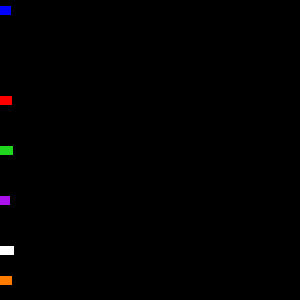
Frame 1 (no input)
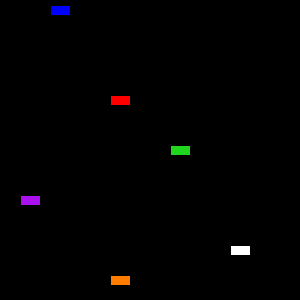
Frame 60 (the mouse pressed at the canvas centre just before this capture)
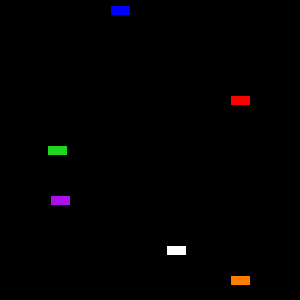
Frame 120 (the mouse held since frame 60 and released just before this capture)

The Processing sketch that drew these frames (run headless with seeded random() and noise(); from frame 60 on, the mouse is pressed at the canvas centre):

// Processing sketch: processing_124016
// ── processing_124016.pde

Car myCar1;
Car myCar2; 
Car myCar3;
Car myCar4;
Car myCar5;
Car myCar6;


void setup() {
  size(300,300);
  // Parameters go inside the parentheses when the object is constructed.
  myCar1 = new Car(color(255,0,0),0,100,2); 
  myCar2 = new Car(color(0,0,255),0,10,1);
  myCar3 = new Car(color(32,214,30),0,150,3);
  myCar4 = new Car(color(170,17,237),0,200,.5);
  myCar5 = new Car(color(255),0,250,4);
  myCar6 = new Car(color(255,124,0),0,280,2);
 }

void draw() {
  background(0);
  myCar1.drive();
  myCar1.display();
  myCar2.drive();
  myCar2.display();
  myCar3.drive();
  myCar3.display();
  myCar4.drive();
  myCar4.display();
  myCar5.drive();
  myCar5.display();
  myCar6.drive();
  myCar6.display();
}


// Even though there are multiple objects, we still only need one class. 
// No matter how many cookies we make, only one cookie cutter is needed.
class Car { 
  color c;
  float xpos;
  float ypos;
  float xspeed;

  // The Constructor is defined with arguments.
  Car(color tempC, float tempXpos, float tempYpos, float tempXspeed) { 
    c = tempC;
    xpos = tempXpos;
    ypos = tempYpos;
    xspeed = tempXspeed;
  }

  void display() {
    stroke(0);
    fill(c);
    rectMode(CENTER);
    rect(xpos,ypos,20,10);
  }

  void drive() {
    xpos = xpos + xspeed;
    if (xpos > width) {
      xpos = 0;
    }
  }
}
